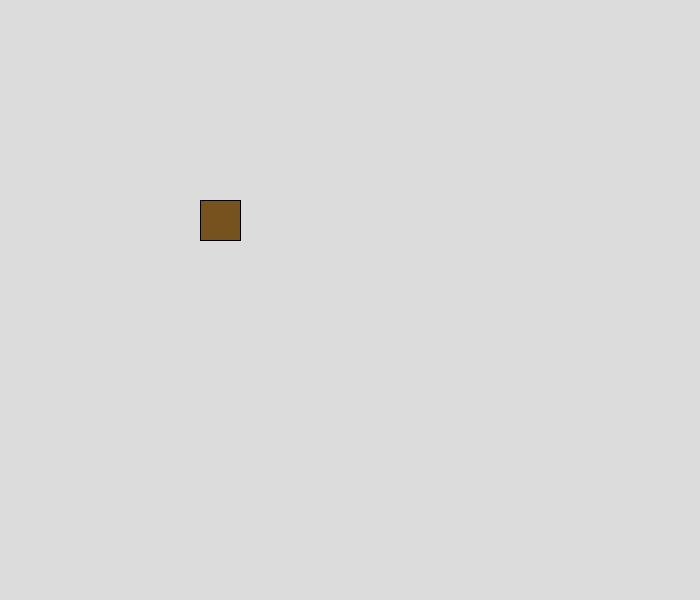
Frame 1 (no input)
Frame 60 (the mouse pressed at the canvas centre just before this capture): identical to frame 1, image omitted
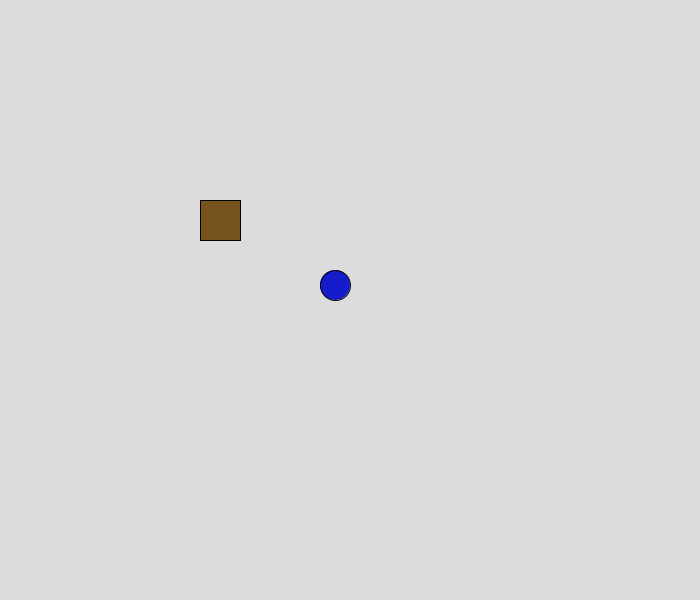
Frame 120 (the mouse held since frame 60 and released just before this capture)

The Processing sketch that drew these frames (run headless with seeded random() and noise(); from frame 60 on, the mouse is pressed at the canvas centre):

// Processing sketch: Ejercicio17
// ── Ejercicio17.pde
int  x1=1,y1=1,x2=2,y2=4;
int cateto1, cateto2;
int x , y;
public void setup(){
  size(700,600);
  distanciaLinkyTesoro();
}
public void distanciaLinkyTesoro(){
  cateto1=x2 - x1;
  cateto2= y2 - y1;
  println("Distancia entre Link y el Tesoro es" , pow((pow(cateto1,2) + pow(cateto2,2)),0.5));
}
public void draw(){
  background(220);
  x = mouseX - 15;
  y = mouseY - 15;
  Link();
  Tesoro();
}
public void Link(){
  fill(#151CCB);
  ellipse(x,y,30,30);
}
public void Tesoro(){
  fill(#76531E);
  rect(200,200,40,40);
}
